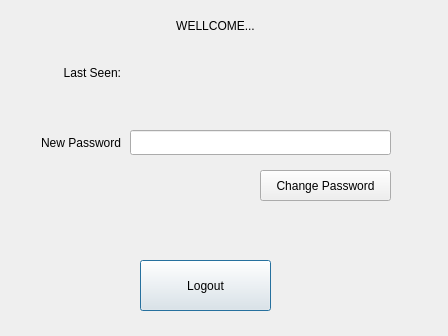
<?xml version="1.0" encoding="UTF-8"?>
<ui version="4.0">
 <class>UserPanel</class>
 <widget class="QDialog" name="UserPanel">
  <property name="geometry">
   <rect>
    <x>0</x>
    <y>0</y>
    <width>448</width>
    <height>336</height>
   </rect>
  </property>
  <property name="windowTitle">
   <string notr="true"/>
  </property>
  <widget class="QLabel" name="wellcomemessage">
   <property name="geometry">
    <rect>
     <x>100</x>
     <y>10</y>
     <width>231</width>
     <height>31</height>
    </rect>
   </property>
   <property name="text">
    <string>WELLCOME...</string>
   </property>
   <property name="alignment">
    <set>Qt::AlignCenter</set>
   </property>
  </widget>
  <widget class="QPushButton" name="logoutButton">
   <property name="geometry">
    <rect>
     <x>140</x>
     <y>260</y>
     <width>131</width>
     <height>51</height>
    </rect>
   </property>
   <property name="text">
    <string>Logout</string>
   </property>
  </widget>
  <widget class="QLabel" name="label_2">
   <property name="geometry">
    <rect>
     <x>10</x>
     <y>130</y>
     <width>111</width>
     <height>25</height>
    </rect>
   </property>
   <property name="text">
    <string>New Password</string>
   </property>
   <property name="alignment">
    <set>Qt::AlignRight|Qt::AlignTrailing|Qt::AlignVCenter</set>
   </property>
  </widget>
  <widget class="QLineEdit" name="newpass">
   <property name="geometry">
    <rect>
     <x>130</x>
     <y>130</y>
     <width>261</width>
     <height>25</height>
    </rect>
   </property>
  </widget>
  <widget class="QPushButton" name="chpassButton">
   <property name="geometry">
    <rect>
     <x>260</x>
     <y>170</y>
     <width>131</width>
     <height>31</height>
    </rect>
   </property>
   <property name="text">
    <string>Change Password</string>
   </property>
  </widget>
  <widget class="QLabel" name="label_3">
   <property name="geometry">
    <rect>
     <x>10</x>
     <y>60</y>
     <width>111</width>
     <height>25</height>
    </rect>
   </property>
   <property name="text">
    <string>Last Seen:</string>
   </property>
   <property name="alignment">
    <set>Qt::AlignRight|Qt::AlignTrailing|Qt::AlignVCenter</set>
   </property>
  </widget>
  <widget class="QLabel" name="lastseenvalue">
   <property name="geometry">
    <rect>
     <x>150</x>
     <y>60</y>
     <width>241</width>
     <height>25</height>
    </rect>
   </property>
   <property name="text">
    <string/>
   </property>
   <property name="alignment">
    <set>Qt::AlignLeading|Qt::AlignLeft|Qt::AlignVCenter</set>
   </property>
  </widget>
 </widget>
 <resources/>
 <connections/>
</ui>
